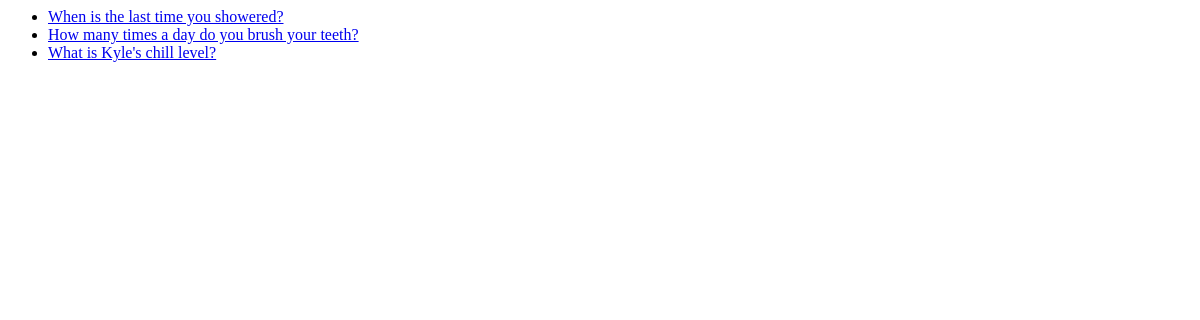
The page /prompts/ on the database as committed earlier.
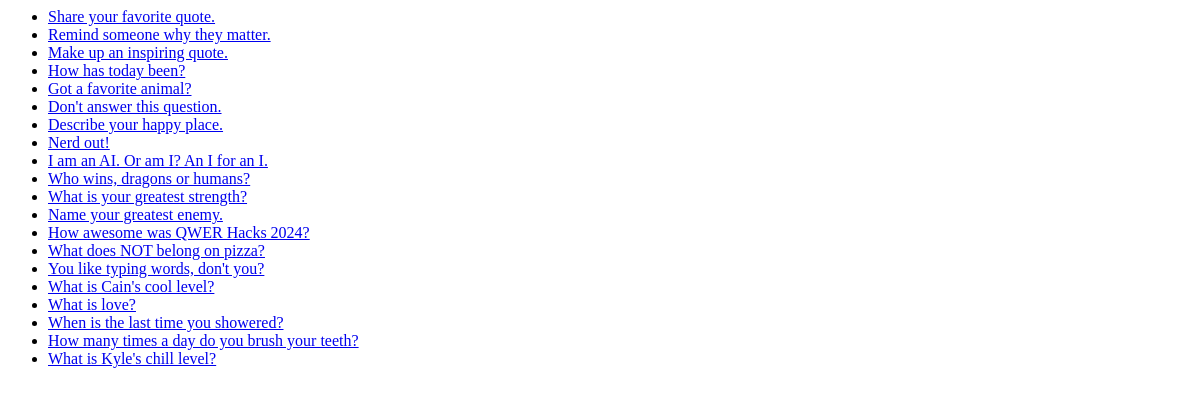
The same page on the database as committed later.
### prompts/models.py (models this page shows, shortened)
class Question(models.Model):
    question_text = models.CharField(max_length=200)
    pub_date = models.DateTimeField("date published")

### prompts/views.py (the view)
# urls.py: path("", views.index, name="index"),
def index(request):
    latest_question_list = Question.objects.order_by("-pub_date")
    context = {
        "latest_question_list": latest_question_list,
    }
    return render(request, "prompts/index.html", context)

### prompts/templates/prompts/index.html
{% if latest_question_list %}
    <ul>
    {% for question in latest_question_list %}
        <li><a href="{% url 'prompts:details' question.id %}">{{ question.question_text }}</a></li>
    {% endfor %}
    </ul>
{% else %}
    <p>No prompts are available.</p>
{% endif %}

Rows that differ between the two databases and show on the page:
added Question: question_text "Share your favorite quote."
added Question: question_text "Remind someone why they matter."
added Question: question_text "Make up an inspiring quote."
added Question: question_text "How has today been?"
added Question: question_text "Got a favorite animal?"
added Question: question_text "Don't answer this question."
added Question: question_text "Describe your happy place."
added Question: question_text "Nerd out!"
added Question: question_text "I am an AI. Or am I? An I for an I."
added Question: question_text "Who wins, dragons or humans?"
added Question: question_text "What is your greatest strength?"
added Question: question_text "Name your greatest enemy."
added Question: question_text "How awesome was QWER Hacks 2024?"
added Question: question_text "What does NOT belong on pizza?"
added Question: question_text "You like typing words, don't you?"
added Question: question_text "What is Cain's cool level?"
added Question: question_text "What is love?"
